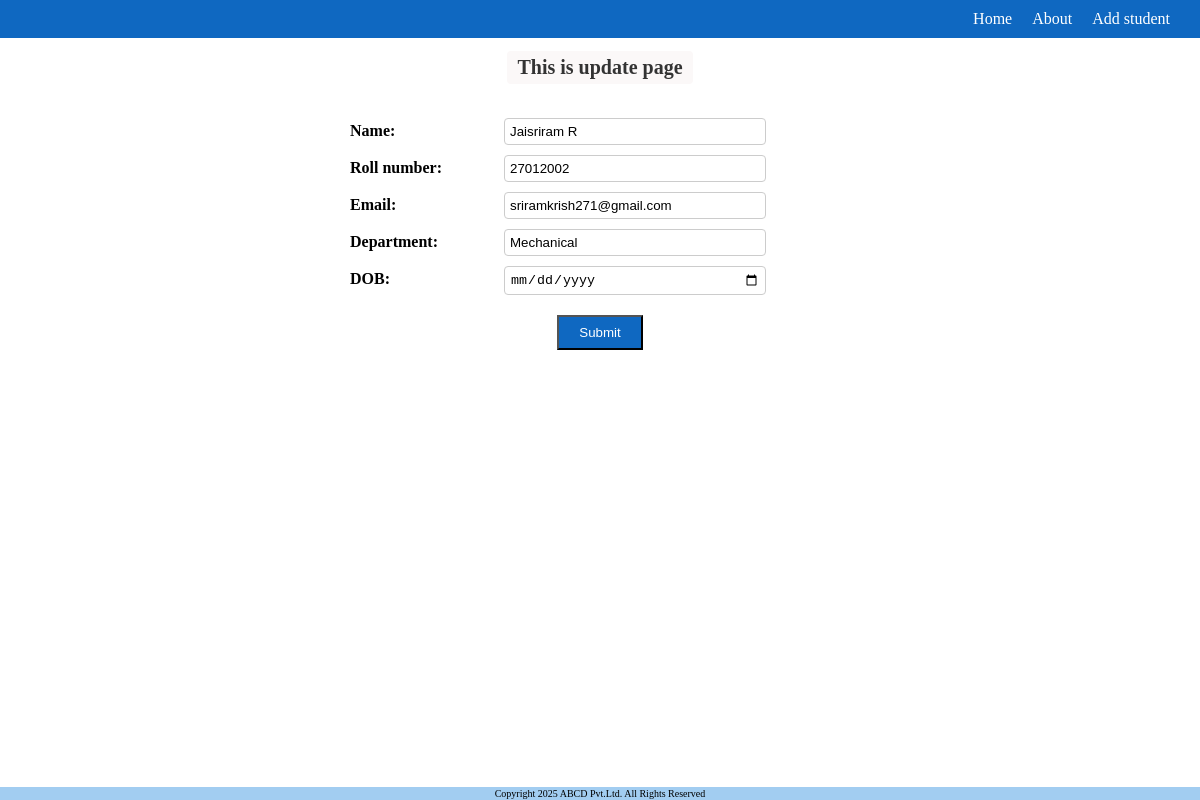
/update/28, run on the app's committed database.
### base/models.py (models this page shows, shortened)
class StudentsModel(models.Model):
    name=models.CharField(max_length=50)
    roll_number=models.IntegerField()
    email=models.EmailField()
    department=models.CharField(max_length=30)
    dob=models.DateField()

### base/views.py (the view, shortened to what this page needs)
# urls.py: path('update/<int:pk>',update,name='update'),
def update(request,pk):
    data = StudentsModel.objects.get(id=pk)
    return render(request,'update.html',{'data':data})

### base/templates/update.html (shortened to what this page needs)
{% extends 'main.html' %}
{% block page_class %}update-page{% endblock %}
{% block content %}
<center>
    <h1>This is update page</h1>
    <form action="" method="POST" class="update-form">
        <div class="form-row">
            <label>Name:</label>
            <input type="text" name="name" value="{{data.name}}">
        </div>
        <div class="form-row">
            <label>Roll number:</label>
            <input type="text" name="roll_number" value="{{data.roll_number}}">
        </div>
        <div class="form-row">
            <label>Email:</label>
            <input type="email" name="email" value="{{data.email}}">
        </div>
        <div class="form-row">
            <label>Department:</label>
            <input type="text" name="department" value="{{data.department}}">
        </div>
        <div class="form-row">
            <label>DOB:</label>
            <input type="date" name="dob" value="{{data.dob}}">
        </div>
        <button type="submit">Submit</button>
    </form>
</center>
{% endblock %}

### static/style.css (style rules this page uses)
.update-page { background-image: url("images/update1.jpg"); background-size:contain; background-position: center; background-repeat: no-repeat; }
html, body { height: 100%; margin: 0; padding: 0; }
body { display: flex; flex-direction: column; }
h1 { display: inline-block; background-color: #fbf8f8; padding: 5px 10px; border-radius: 4px; font-size: 20px; color: #333; }
.update-form { width: 500px; margin: 20px auto; }
.form-row { margin: 10px 0; text-align: left; }
.form-row label { display: inline-block; width: 150px; font-weight: bold; }
.form-row input { width: 250px; padding: 5px; border: 1px solid #ccc; border-radius: 4px; }
.update-form button { margin-top: 10px; padding: 8px 20px; background-color: #0f68c1; color: white; }

### data on the page
StudentsModel: name "Jaisriram R", roll_number "27012002", email "sriramkrish271@gmail.com", department "Mechanical"
